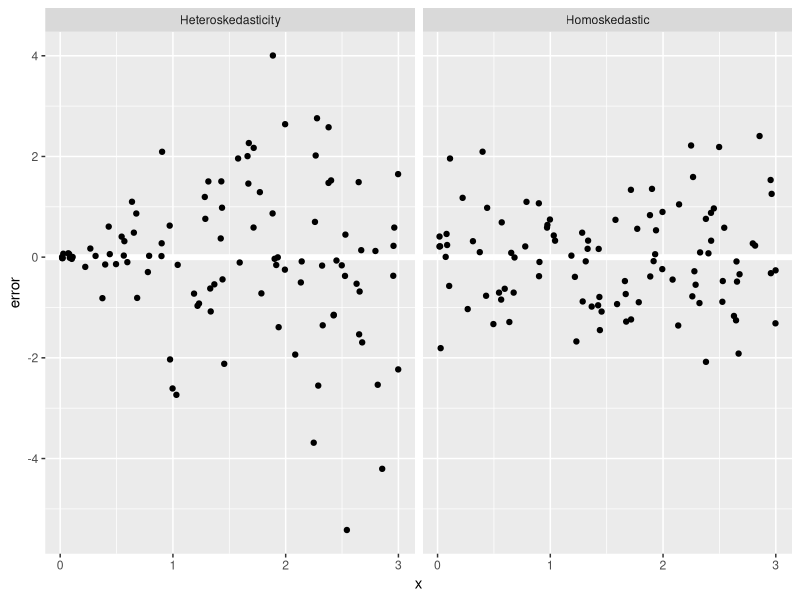

This chart was generated by the following R code: (Note: this script raises an error after producing the figure.)
## ---- chunk 1
library("sandwich")
library("lmtest")
library("tidyverse")
library("broom")
library("modelr")
## ---- chunk 2
tibble(
  x = runif(100, 0, 3),
  `Homoskedastic` = rnorm(length(x), mean = 0, sd = 1),
  `Heteroskedasticity` = rnorm(length(x), mean = 0, sd = x)
) %>%
  gather(type, `error`, -x) %>%
  ggplot(aes(x = x, y = error)) +
  geom_hline(yintercept = 0, colour = "white", size = 2) +
  geom_point() +
  facet_wrap(~ type, nrow = 1)

## ---- chunk 3
mod <- lm(prestige ~ income + education + type, data = car::Duncan)
## ---- chunk 4
vcov(mod)
## ---- chunk 5
sqrt(diag(vcov(mod)))
## ---- chunk 6
vcovHC(mod)
## ---- chunk 7
sqrt(diag(vcovHC(mod)))
## ---- chunk 8
coeftest(mod, vcovHC(mod))
